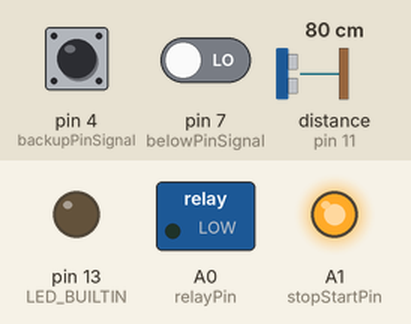
Simulated run of this sketch. Board: Arduino Uno, built with avr-gcc and run on an emulated ATmega328P. Parts: switched loads named in the sketch (green lamp = pin HIGH), output pins drawn as LEDs (lit = HIGH). Wiring (inferred from the names in the program): ultrasonic range finder: trigger pin 10; echo pin 11. The inputs (shaded band) are chosen by the test bench; at power-on: distance to the obstacle (sensor on pin 11) 80 cm, pin 4 (backupPinSignal) HIGH, pin 7 (belowPinSignal) LOW. The echo pulse lasts 58.3 µs per cm; pins used as bus, display or sensor lines are not drawn.

Above: at 1.2 s.
1.3 s: distance to the obstacle (sensor on pin 11) set to 23 cm
2.8 s: distance to the obstacle (sensor on pin 11) set to 18 cm
At 4.2 s:
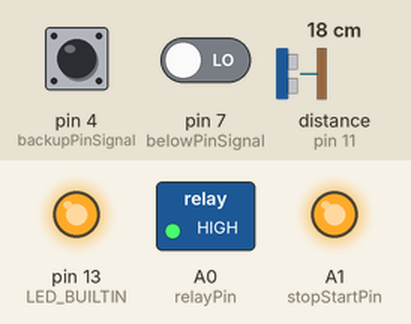
4.7 s: pin 4 (backupPinSignal) pulled LOW for 0.15 s
At 4.93 s:
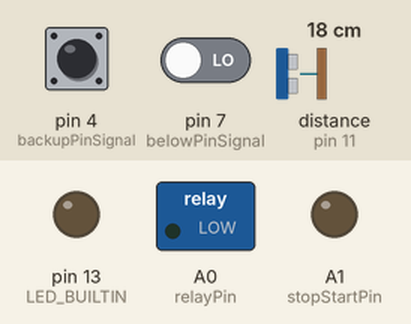
6.5 s: pin 4 (backupPinSignal) pulled LOW for 3.2 s
At 10.7 s:
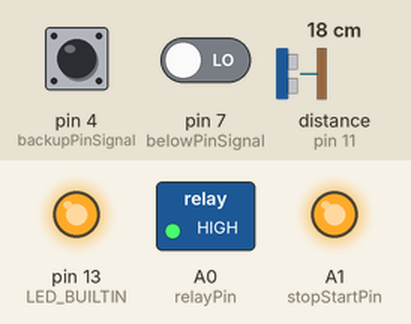
11.3 s: distance to the obstacle (sensor on pin 11) set to 35 cm
At 13.1 s:
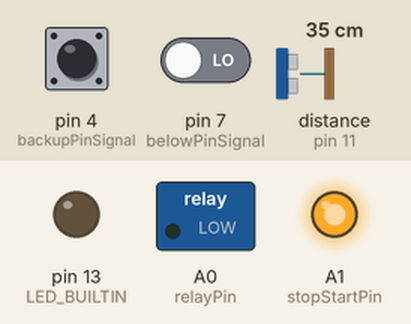
Timing chart, 0 to 14.6 s (numbered marks = the images above; inputs shaded):
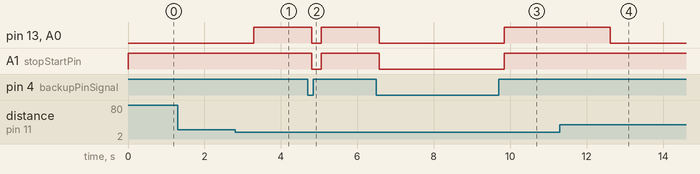

Measured:
- the behaviour switches between 21 and 20 cm on distance to the obstacle (sensor on pin 11) (found by bisection; images 0 and 1)
- after the input at 1.3 s, every drawn part: stays the same
- after the input at 2.8 s, pin 13 (LED_BUILTIN), A0 (relayPin): LOW → HIGH after 0.50 s
- after the input at 4.7 s, A1 (stopStartPin): HIGH → LOW after 0.11 s, → HIGH 0.25 s later
- after the input at 6.5 s, A1 (stopStartPin): HIGH → LOW after 0.07 s, → HIGH 3.3 s later
- after the input at 11.3 s, pin 13 (LED_BUILTIN), A0 (relayPin): goes on until 12.6 s, then stays LOW

The sketch:

Robot.ino
```cpp
/*
 * Complete Guide for Ultrasonic Sensor HC-SR04
 *
 Ultrasonic sensor Pins:
 VCC: +5VDC
 Trig : Trigger (INPUT) - Pin11
 Echo: Echo (OUTPUT) - Pin 12
 GND: GND
 */
int botLed = 2;
int sonarLed = A2;

int relayPin = A0;
int stopStartPin = A1;

int sonarPinGnd = 12; // ground; Keep low
int echoPin = 11;    // Echo - Orange Jumper
int trigPin = 10;    // Trig - Yellow Jumper
int sonarPinVcc = 9; // power; Keep high to turn on sonar

int belowPinVcc = 8;   // power to bottom sensor (keep high)
int belowPinSignal = 7;
int belowPinGnd = 6;    // ground (keep low)

int backupPinVcc = 5;   // power to backup sensor (keep high)
int backupPinSignal = 4;
int backupPinGnd = 3;    // ground (keep low)

// the following is to replace the delay
int relayState = LOW;
long previousMillis = 0;
long interval = 3000;

long duration;
int cm, inches;
int threshHold = 20;
//int backwardsTime = 2000;

int i;

void setup()
{
  pinMode(LED_BUILTIN, OUTPUT);
#ifdef LED
  pinMode(botLed, OUTPUT);
  pinMode(sonarLed, OUTPUT);
#endif
  pinMode(relayPin, OUTPUT);
  pinMode(stopStartPin, OUTPUT);
  pinMode(trigPin, OUTPUT);
  pinMode(echoPin, INPUT);
  pinMode(backupPinSignal, INPUT);
  pinMode(belowPinSignal, INPUT);

  pinMode(sonarPinVcc, OUTPUT);
  pinMode(belowPinVcc, OUTPUT);
  pinMode(backupPinVcc, OUTPUT);

  pinMode(sonarPinGnd, OUTPUT);
  pinMode(backupPinGnd, OUTPUT);
  pinMode(belowPinGnd, OUTPUT);

  digitalWrite(sonarPinGnd, LOW);
  digitalWrite(belowPinGnd, LOW);
  digitalWrite(backupPinGnd, LOW);

  digitalWrite(sonarPinVcc, HIGH);
  digitalWrite(belowPinVcc, HIGH);
  digitalWrite(backupPinVcc, HIGH);
  digitalWrite(stopStartPin, HIGH);
}

void loop()
{
  unsigned long currentMillis = millis();
  // The sensor is triggered by a HIGH pulse of 10 or more microseconds.
  // Give a short LOW pulse beforehand to ensure a clean HIGH pulse:
  digitalWrite(trigPin, LOW);
  delayMicroseconds(5);
  digitalWrite(trigPin, HIGH);
  delayMicroseconds(10);
  digitalWrite(trigPin, LOW);
  // Read the signal from the sensor: a HIGH pulse whose
  // duration is the time (in microseconds) from the sending
  // of the ping to the reception of its echo off of an object.
  pinMode(echoPin, INPUT);
  duration = pulseIn(echoPin, HIGH);
  // convert the time into a distance
  cm = duration / 58; //(duration/2) / 29.1;
  inches = (duration/2) / 74; // 37
  if (digitalRead(backupPinSignal) == LOW)
  {
    digitalWrite(stopStartPin, LOW);
  }
  if ((digitalRead(backupPinSignal) == HIGH) && (cm < threshHold || digitalRead(belowPinSignal) == HIGH))
  {
#ifdef LED
    if (cm < threshHold)
    {
      digitalWrite(sonarLed, HIGH);
      digitalWrite(botLed, LOW);
    }
    else
    {
      digitalWrite(sonarLed, LOW);
      digitalWrite(botLed, HIGH);
    }
#endif
    digitalWrite(stopStartPin, HIGH);
    digitalWrite(relayPin, HIGH);
    digitalWrite(LED_BUILTIN, HIGH);
  }
  if ((digitalRead(backupPinSignal) == LOW) || (currentMillis - previousMillis > interval))
  {
    digitalWrite(LED_BUILTIN, LOW);
    digitalWrite(relayPin, LOW);
    previousMillis = currentMillis;
    if (digitalRead(backupPinSignal) == LOW)
      digitalWrite(stopStartPin, LOW);
    else
      digitalWrite(stopStartPin, HIGH);
  }
  delay(250);
}
/*
int powerPin = LED_BUILTIN;
 int sensorPin = 12;
 int relayPin = A0;

 void setup()
 {
 pinMode(sensorPin, INPUT);
 pinMode(relayPin, OUTPUT);
 pinMode(powerPin, OUTPUT);
 digitalWrite(powerPin, HIGH);
 }

 void loop()
 {
 if (digitalRead(sensorPin) == LOW)
 {
 digitalWrite(relayPin, HIGH);
 delay(3000);
 digitalWrite(relayPin, LOW);
 }
 else delay(100);
 }
 */
```
